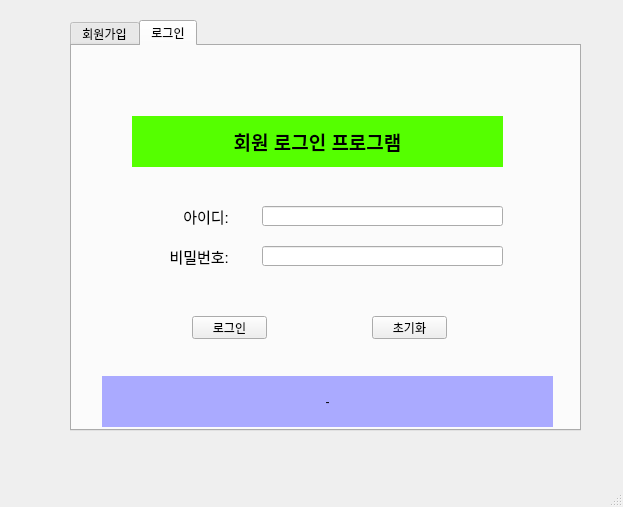
<?xml version="1.0" encoding="UTF-8"?>
<ui version="4.0">
 <class>MainWindow</class>
 <widget class="QMainWindow" name="MainWindow">
  <property name="geometry">
   <rect>
    <x>0</x>
    <y>0</y>
    <width>623</width>
    <height>507</height>
   </rect>
  </property>
  <property name="windowTitle">
   <string>MainWindow</string>
  </property>
  <widget class="QWidget" name="centralwidget">
   <widget class="QTabWidget" name="tabWidget">
    <property name="geometry">
     <rect>
      <x>70</x>
      <y>20</y>
      <width>511</width>
      <height>411</height>
     </rect>
    </property>
    <property name="currentIndex">
     <number>1</number>
    </property>
    <widget class="QWidget" name="tab">
     <attribute name="title">
      <string>회원가입</string>
     </attribute>
     <widget class="QLabel" name="label_4">
      <property name="geometry">
       <rect>
        <x>30</x>
        <y>220</y>
        <width>101</width>
        <height>21</height>
       </rect>
      </property>
      <property name="font">
       <font>
        <pointsize>11</pointsize>
       </font>
      </property>
      <property name="text">
       <string>PHONE: </string>
      </property>
      <property name="alignment">
       <set>Qt::AlignRight|Qt::AlignTrailing|Qt::AlignVCenter</set>
      </property>
     </widget>
     <widget class="QLineEdit" name="age_edit">
      <property name="geometry">
       <rect>
        <x>155</x>
        <y>300</y>
        <width>241</width>
        <height>20</height>
       </rect>
      </property>
     </widget>
     <widget class="QLineEdit" name="address_edit">
      <property name="geometry">
       <rect>
        <x>155</x>
        <y>260</y>
        <width>241</width>
        <height>20</height>
       </rect>
      </property>
     </widget>
     <widget class="QPushButton" name="join_btn">
      <property name="geometry">
       <rect>
        <x>140</x>
        <y>350</y>
        <width>75</width>
        <height>23</height>
       </rect>
      </property>
      <property name="text">
       <string>회원가입</string>
      </property>
     </widget>
     <widget class="QLabel" name="label_6">
      <property name="geometry">
       <rect>
        <x>30</x>
        <y>300</y>
        <width>101</width>
        <height>21</height>
       </rect>
      </property>
      <property name="font">
       <font>
        <pointsize>11</pointsize>
       </font>
      </property>
      <property name="text">
       <string>AGE: </string>
      </property>
      <property name="alignment">
       <set>Qt::AlignRight|Qt::AlignTrailing|Qt::AlignVCenter</set>
      </property>
     </widget>
     <widget class="QLabel" name="label_2">
      <property name="geometry">
       <rect>
        <x>30</x>
        <y>90</y>
        <width>101</width>
        <height>21</height>
       </rect>
      </property>
      <property name="font">
       <font>
        <pointsize>11</pointsize>
       </font>
      </property>
      <property name="text">
       <string>ID: </string>
      </property>
      <property name="alignment">
       <set>Qt::AlignRight|Qt::AlignTrailing|Qt::AlignVCenter</set>
      </property>
     </widget>
     <widget class="QLineEdit" name="memberid_edit">
      <property name="geometry">
       <rect>
        <x>155</x>
        <y>90</y>
        <width>241</width>
        <height>20</height>
       </rect>
      </property>
      <property name="text">
       <string/>
      </property>
     </widget>
     <widget class="QPushButton" name="reset_btn">
      <property name="geometry">
       <rect>
        <x>280</x>
        <y>350</y>
        <width>75</width>
        <height>23</height>
       </rect>
      </property>
      <property name="text">
       <string>초기화</string>
      </property>
     </widget>
     <widget class="QLabel" name="label_5">
      <property name="geometry">
       <rect>
        <x>30</x>
        <y>260</y>
        <width>101</width>
        <height>21</height>
       </rect>
      </property>
      <property name="font">
       <font>
        <pointsize>11</pointsize>
       </font>
      </property>
      <property name="text">
       <string>ADDRESS: </string>
      </property>
      <property name="alignment">
       <set>Qt::AlignRight|Qt::AlignTrailing|Qt::AlignVCenter</set>
      </property>
     </widget>
     <widget class="QLineEdit" name="name_edit">
      <property name="geometry">
       <rect>
        <x>160</x>
        <y>170</y>
        <width>241</width>
        <height>20</height>
       </rect>
      </property>
     </widget>
     <widget class="QLabel" name="label">
      <property name="geometry">
       <rect>
        <x>50</x>
        <y>10</y>
        <width>371</width>
        <height>51</height>
       </rect>
      </property>
      <property name="font">
       <font>
        <pointsize>14</pointsize>
        <weight>75</weight>
        <bold>true</bold>
       </font>
      </property>
      <property name="styleSheet">
       <string notr="true">background-color: rgb(85, 255, 0);</string>
      </property>
      <property name="text">
       <string>회원가입 프로그램</string>
      </property>
      <property name="alignment">
       <set>Qt::AlignCenter</set>
      </property>
     </widget>
     <widget class="QLabel" name="label_7">
      <property name="geometry">
       <rect>
        <x>30</x>
        <y>170</y>
        <width>101</width>
        <height>21</height>
       </rect>
      </property>
      <property name="font">
       <font>
        <pointsize>11</pointsize>
       </font>
      </property>
      <property name="text">
       <string>NAME: </string>
      </property>
      <property name="alignment">
       <set>Qt::AlignRight|Qt::AlignTrailing|Qt::AlignVCenter</set>
      </property>
     </widget>
     <widget class="QLineEdit" name="memberpw_edit">
      <property name="geometry">
       <rect>
        <x>155</x>
        <y>130</y>
        <width>241</width>
        <height>20</height>
       </rect>
      </property>
     </widget>
     <widget class="QLineEdit" name="phone_edit">
      <property name="geometry">
       <rect>
        <x>155</x>
        <y>220</y>
        <width>241</width>
        <height>20</height>
       </rect>
      </property>
     </widget>
     <widget class="QLabel" name="label_3">
      <property name="geometry">
       <rect>
        <x>30</x>
        <y>130</y>
        <width>101</width>
        <height>21</height>
       </rect>
      </property>
      <property name="font">
       <font>
        <pointsize>11</pointsize>
       </font>
      </property>
      <property name="text">
       <string>PASS: </string>
      </property>
      <property name="alignment">
       <set>Qt::AlignRight|Qt::AlignTrailing|Qt::AlignVCenter</set>
      </property>
     </widget>
     <widget class="QPushButton" name="idcheck_btn">
      <property name="geometry">
       <rect>
        <x>420</x>
        <y>90</y>
        <width>75</width>
        <height>23</height>
       </rect>
      </property>
      <property name="text">
       <string>ID CHECK</string>
      </property>
     </widget>
    </widget>
    <widget class="QWidget" name="tab_2">
     <attribute name="title">
      <string>로그인</string>
     </attribute>
     <widget class="QLabel" name="label_8">
      <property name="geometry">
       <rect>
        <x>60</x>
        <y>70</y>
        <width>371</width>
        <height>51</height>
       </rect>
      </property>
      <property name="font">
       <font>
        <pointsize>14</pointsize>
        <weight>75</weight>
        <bold>true</bold>
       </font>
      </property>
      <property name="styleSheet">
       <string notr="true">background-color: rgb(85, 255, 0);</string>
      </property>
      <property name="text">
       <string>회원 로그인 프로그램</string>
      </property>
      <property name="alignment">
       <set>Qt::AlignCenter</set>
      </property>
     </widget>
     <widget class="QLabel" name="label_9">
      <property name="geometry">
       <rect>
        <x>60</x>
        <y>160</y>
        <width>101</width>
        <height>21</height>
       </rect>
      </property>
      <property name="font">
       <font>
        <pointsize>11</pointsize>
       </font>
      </property>
      <property name="text">
       <string>아이디: </string>
      </property>
      <property name="alignment">
       <set>Qt::AlignRight|Qt::AlignTrailing|Qt::AlignVCenter</set>
      </property>
     </widget>
     <widget class="QLineEdit" name="loginid_edit">
      <property name="geometry">
       <rect>
        <x>190</x>
        <y>160</y>
        <width>241</width>
        <height>20</height>
       </rect>
      </property>
      <property name="text">
       <string/>
      </property>
     </widget>
     <widget class="QLineEdit" name="loginpw_edit">
      <property name="geometry">
       <rect>
        <x>190</x>
        <y>200</y>
        <width>241</width>
        <height>20</height>
       </rect>
      </property>
      <property name="text">
       <string/>
      </property>
     </widget>
     <widget class="QLabel" name="label_19">
      <property name="geometry">
       <rect>
        <x>60</x>
        <y>200</y>
        <width>101</width>
        <height>21</height>
       </rect>
      </property>
      <property name="font">
       <font>
        <pointsize>11</pointsize>
       </font>
      </property>
      <property name="text">
       <string>비밀번호: </string>
      </property>
      <property name="alignment">
       <set>Qt::AlignRight|Qt::AlignTrailing|Qt::AlignVCenter</set>
      </property>
     </widget>
     <widget class="QPushButton" name="login_btn">
      <property name="geometry">
       <rect>
        <x>120</x>
        <y>270</y>
        <width>75</width>
        <height>23</height>
       </rect>
      </property>
      <property name="text">
       <string>로그인</string>
      </property>
     </widget>
     <widget class="QPushButton" name="reset2_btn">
      <property name="geometry">
       <rect>
        <x>300</x>
        <y>270</y>
        <width>75</width>
        <height>23</height>
       </rect>
      </property>
      <property name="text">
       <string>초기화</string>
      </property>
     </widget>
     <widget class="QLabel" name="logintext_label">
      <property name="geometry">
       <rect>
        <x>30</x>
        <y>330</y>
        <width>451</width>
        <height>51</height>
       </rect>
      </property>
      <property name="styleSheet">
       <string notr="true">background-color: rgb(170, 170, 255);</string>
      </property>
      <property name="text">
       <string>-</string>
      </property>
      <property name="alignment">
       <set>Qt::AlignCenter</set>
      </property>
     </widget>
    </widget>
   </widget>
  </widget>
  <widget class="QMenuBar" name="menubar">
   <property name="geometry">
    <rect>
     <x>0</x>
     <y>0</y>
     <width>623</width>
     <height>21</height>
    </rect>
   </property>
  </widget>
  <widget class="QStatusBar" name="statusbar"/>
 </widget>
 <resources/>
 <connections/>
</ui>
